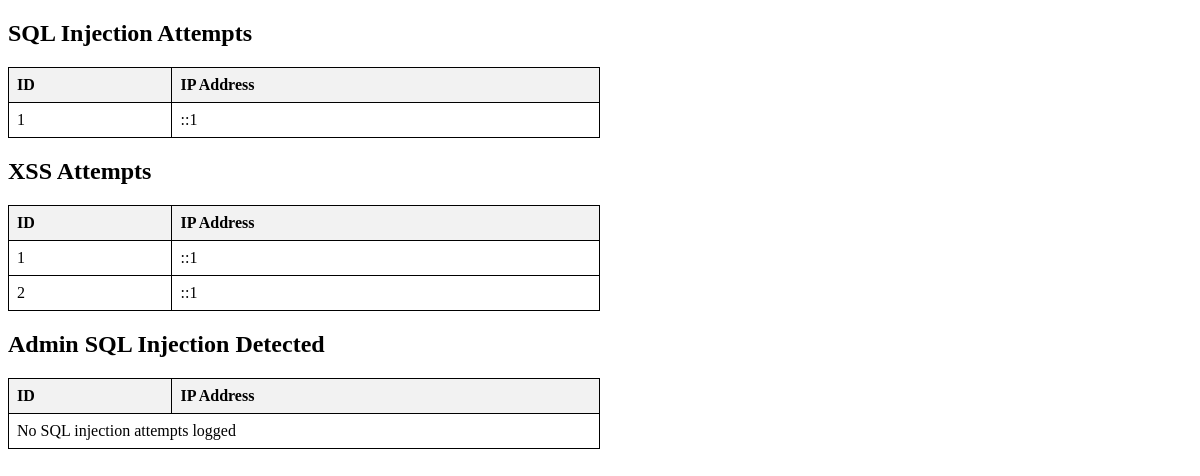
Page /attackers/index.php on the committed database.
### tables this page shows
CREATE TABLE `tbl_sql_injection_logs` (
  `id` int(11) NOT NULL,
  `ip_address` varchar(45) NOT NULL,
  `attempt_date` datetime DEFAULT current_timestamp()
);

CREATE TABLE `xss_attempts` (
  `id` int(11) NOT NULL,
  `ip_address` varchar(45) NOT NULL,
  `attempted_name` text NOT NULL,
  `attempted_review` text NOT NULL,
  `timestamp` datetime NOT NULL
);

### attackers/index.php (the view, shortened to what this page needs)
<!DOCTYPE html>
<html lang="en">
<head>
</head>
<body>
    <?php
    $conn = new mysqli('localhost', 'u510162695_dried', '1Dried_password', 'u510162695_dried');
    ?>
    <h2>SQL Injection Attempts</h2>
    <table>
        <tr>
            <th>ID</th>
            <th>IP Address</th>
        </tr>
        <?php
        $sql = "SELECT id, ip_address FROM tbl_sql_injection_logs";
        $result = $conn->query($sql);
        if ($result->num_rows > 0) {
            while($row = $result->fetch_assoc()) {
                echo "<tr><td>" . htmlspecialchars($row["id"]) . "</td><td>" . htmlspecialchars($row["ip_address"]) . "</td></tr>";
            }
        } else {
            echo "<tr><td colspan='2'>No SQL injection attempts logged</td></tr>";
        }
        ?>
    </table>
    <h2>XSS Attempts</h2>
    <table>
        <tr>
            <th>ID</th>
            <th>IP Address</th>
        </tr>
        <?php
        $sql = "SELECT id, ip_address FROM xss_attempts";
        $result = $conn->query($sql);
        if ($result->num_rows > 0) {
            while($row = $result->fetch_assoc()) {
                echo "<tr><td>" . htmlspecialchars($row["id"]) . "</td><td>" . htmlspecialchars($row["ip_address"]) . "</td></tr>";
            }
        } else {
            echo "<tr><td colspan='2'>No XSS attempts logged</td></tr>";
        }
        ?>
    </table>
    <h2>Admin SQL Injection Detected</h2>
    <table>
        <tr>
            <th>ID</th>
            <th>IP Address</th>
        </tr>
        <?php
        $sql = "SELECT id, ip_address FROM sql_injection_attempts";
        $result = $conn->query($sql);
        if ($result->num_rows > 0) {
            while($row = $result->fetch_assoc()) {
                echo "<tr><td>" . htmlspecialchars($row["id"]) . "</td><td>" . htmlspecialchars($row["ip_address"]) . "</td></tr>";
            }
        } else {
            echo "<tr><td colspan='2'>No SQL injection attempts logged</td></tr>";
        }
        ?>
    </table>
</body>
</html>

### attackers/index.php (style rules this page uses)
table { border-collapse: collapse; width: 50%; margin-bottom: 20px; }
th, td { border: 1px solid black; padding: 8px; text-align: left; }
th { background-color: #f2f2f2; }

### rows in the picture
tbl_sql_injection_logs: id "1", ip_address "::1"
xss_attempts: id "1", ip_address "::1"
xss_attempts: id "2", ip_address "::1"
